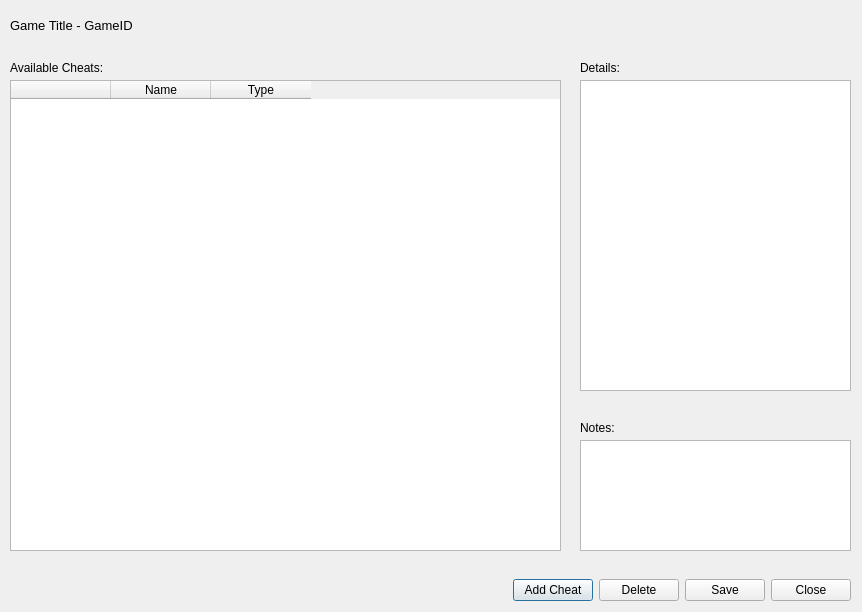
<?xml version="1.0" encoding="utf-8"?>
<ui version="4.0">
  <class>CheatDialog</class>
  <widget class="QDialog" name="CheatDialog">
    <property name="geometry">
      <rect>
        <x>0</x>
        <y>0</y>
        <width>862</width>
        <height>612</height>
      </rect>
    </property>
    <property name="sizePolicy">
      <sizepolicy hsizetype="Fixed" vsizetype="Fixed">
        <horstretch>0</horstretch>
        <verstretch>0</verstretch>
      </sizepolicy>
    </property>
    <property name="windowTitle">
      <string>Cheats</string>
    </property>
    <widget class="QLabel" name="labelTitle">
      <property name="geometry">
        <rect>
          <x>10</x>
          <y>10</y>
          <width>300</width>
          <height>31</height>
        </rect>
      </property>
      <property name="font">
        <font>
          <pointsize>10</pointsize>
        </font>
      </property>
      <property name="text">
        <string>Game Title - GameID</string>
      </property>
    </widget>
    <widget class="QWidget" name="horizontalLayoutWidget">
      <property name="geometry">
        <rect>
          <x>10</x>
          <y>570</y>
          <width>841</width>
          <height>41</height>
        </rect>
      </property>
      <layout class="QHBoxLayout" name="horizontalLayout">
        <item>
          <spacer name="horizontalSpacer">
            <property name="orientation">
              <enum>Qt::Horizontal</enum>
            </property>
            <property name="sizeHint" stdset="0">
              <size>
                <width>40</width>
                <height>20</height>
              </size>
            </property>
          </spacer>
        </item>
        <item>
          <widget class="QPushButton" name="buttonNewCheat">
            <property name="sizePolicy">
              <sizepolicy hsizetype="Minimum" vsizetype="Fixed">
                <horstretch>0</horstretch>
                <verstretch>0</verstretch>
              </sizepolicy>
            </property>
            <property name="text">
              <string>Add Cheat</string>
            </property>
          </widget>
        </item>
        <item>
          <widget class="QPushButton" name="buttonDelete">
            <property name="text">
              <string>Delete</string>
            </property>
          </widget>
        </item>
        <item>
          <widget class="QPushButton" name="buttonSave">
            <property name="text">
              <string>Save</string>
            </property>
          </widget>
        </item>
        <item>
          <widget class="QPushButton" name="buttonClose">
            <property name="text">
              <string>Close</string>
            </property>
          </widget>
        </item>
      </layout>
    </widget>
    <widget class="QWidget" name="verticalLayoutWidget">
      <property name="geometry">
        <rect>
          <x>10</x>
          <y>80</y>
          <width>551</width>
          <height>471</height>
        </rect>
      </property>
      <layout class="QVBoxLayout" name="verticalLayout">
        <item>
          <widget class="QTableWidget" name="tableCheats">
            <property name="showGrid">
              <bool>false</bool>
            </property>
            <property name="columnCount">
              <number>3</number>
            </property>
            <attribute name="horizontalHeaderVisible">
              <bool>true</bool>
            </attribute>
            <attribute name="verticalHeaderVisible">
              <bool>false</bool>
            </attribute>
            <column>
              <property name="text">
                <string />
              </property>
            </column>
            <column>
              <property name="text">
                <string>Name</string>
              </property>
            </column>
            <column>
              <property name="text">
                <string>Type</string>
              </property>
            </column>
          </widget>
        </item>
      </layout>
    </widget>
    <widget class="QLabel" name="labelAvailableCheats">
      <property name="geometry">
        <rect>
          <x>10</x>
          <y>60</y>
          <width>121</width>
          <height>16</height>
        </rect>
      </property>
      <property name="text">
        <string>Available Cheats:</string>
      </property>
    </widget>
    <widget class="QWidget" name="verticalLayoutWidget_2">
      <property name="geometry">
        <rect>
          <x>580</x>
          <y>440</y>
          <width>271</width>
          <height>111</height>
        </rect>
      </property>
      <layout class="QVBoxLayout" name="verticalLayout_2">
        <item>
          <widget class="QPlainTextEdit" name="textNotes" />
        </item>
      </layout>
    </widget>
    <widget class="QLabel" name="labelNotes">
      <property name="geometry">
        <rect>
          <x>580</x>
          <y>420</y>
          <width>111</width>
          <height>16</height>
        </rect>
      </property>
      <property name="text">
        <string>Notes:</string>
      </property>
    </widget>
    <widget class="QWidget" name="verticalLayoutWidget_3">
      <property name="geometry">
        <rect>
          <x>580</x>
          <y>80</y>
          <width>271</width>
          <height>311</height>
        </rect>
      </property>
      <layout class="QVBoxLayout" name="verticalLayout_3">
        <item>
          <widget class="QPlainTextEdit" name="textDetails" />
        </item>
      </layout>
    </widget>
    <widget class="QLabel" name="labelDetails">
      <property name="geometry">
        <rect>
          <x>580</x>
          <y>60</y>
          <width>55</width>
          <height>16</height>
        </rect>
      </property>
      <property name="text">
        <string>Details:</string>
      </property>
    </widget>
  </widget>
  <resources />
  <connections />
</ui>
